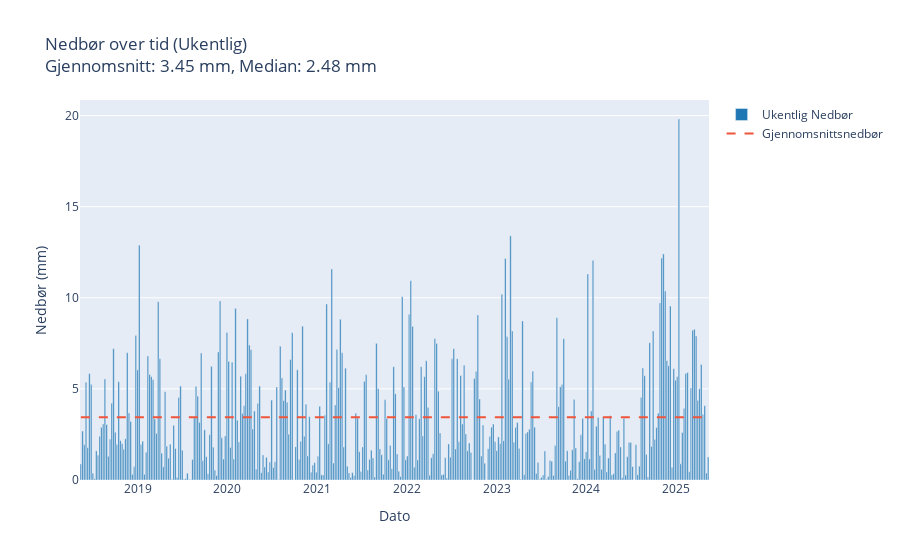
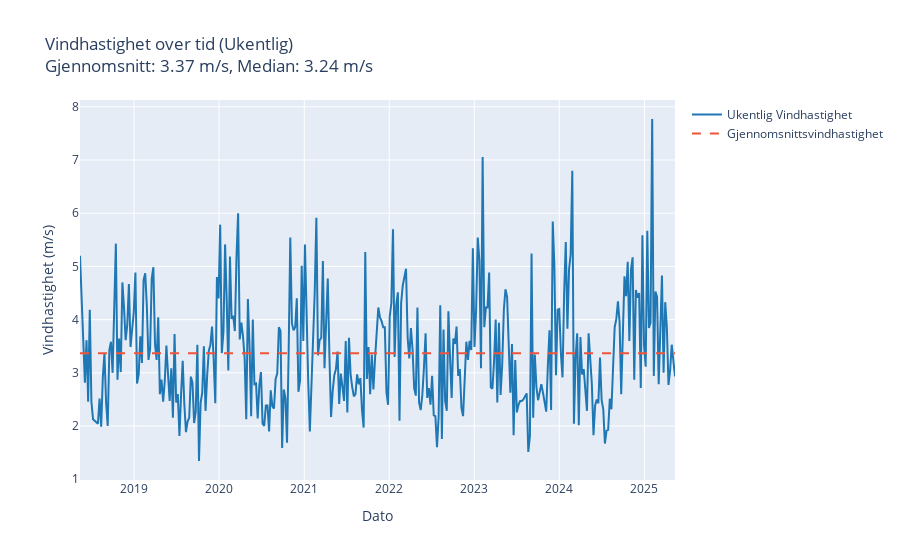
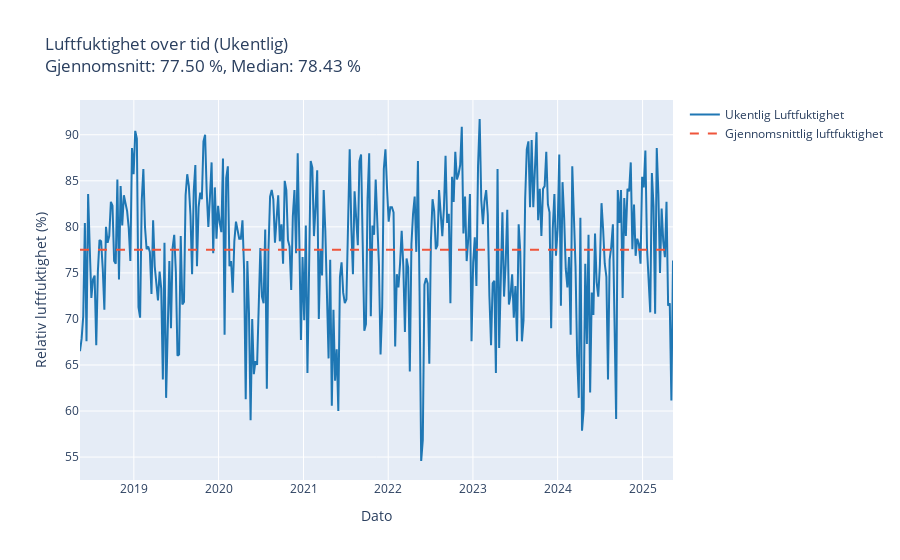

The notebook cell these images were saved under, in order:
### Markdown cell above
Søylediagram egner seg mindre godt i denne sammenhengen, da det kan gi inntrykk av at temperaturverdiene er uavhengige av hverandre og ikke følger en kontinuerlig utvikling over tid. Vi valgte likevel å inkludere et søylediagram ettersom det ble etterspurt tre ulike visualiseringstyper, og vi vurderte at både linjediagram og scatterplot allerede dekket de mest egnede fremstillingene.

### Code cell
# Gruppér nedbørsdata ukentlig
precipitation_data['referenceTime'] = pd.to_datetime(precipitation_data['referenceTime'], errors='coerce').dt.tz_localize(None)
precipitation_data['Week'] = precipitation_data['referenceTime'].dt.to_period('W')
weekly_precipitation = precipitation_data.groupby('Week')['value'].mean().reset_index()

# Konverter 'Week' tilbake til datetime for plotting
weekly_precipitation['Week'] = weekly_precipitation['Week'].dt.to_timestamp()

# Oppdater plottet med ukentlige data som stolpediagram
fig_precip = go.Figure()
fig_precip.add_trace(go.Bar(
    x=weekly_precipitation['Week'],
    y=weekly_precipitation['value'],
    name='Ukentlig Nedbør',
    marker=dict(color='#1f77b4')
))

mean_precip = weekly_precipitation['value'].mean()
median_precip = weekly_precipitation['value'].median()

fig_precip.add_trace(go.Scatter(
    x=weekly_precipitation['Week'],
    y=[mean_precip] * len(weekly_precipitation['Week']),
    mode='lines',
    line=dict(dash='dash', color='rgba(31, 119, 180)'),
    name='Gjennomsnittsnedbør'
))

fig_precip.update_layout(
    title=f"Nedbør over tid (Ukentlig)<br>Gjennomsnitt: {mean_precip:.2f} mm, Median: {median_precip:.2f} mm",
    xaxis_title="Dato",
    yaxis_title="Nedbør (mm)"
)

fig_precip.show()

# Leser data fra de separate CSV-filene
wind_speed_data['referenceTime'] = pd.to_datetime(wind_speed_data['referenceTime'], errors='coerce').dt.tz_localize(None)
humidity_data['referenceTime'] = pd.to_datetime(humidity_data['referenceTime'], errors='coerce').dt.tz_localize(None)

# Gruppér vindhastighetsdata ukentlig
wind_speed_data['Week'] = wind_speed_data['referenceTime'].dt.to_period('W')
weekly_wind_speed = wind_speed_data.groupby('Week')['value'].mean().reset_index()
weekly_wind_speed['Week'] = weekly_wind_speed['Week'].dt.to_timestamp()

# Plotter ukentlig vindhastighet som linjediagram
fig_wind = go.Figure()
fig_wind.add_trace(go.Scatter(
    x=weekly_wind_speed['Week'],
    y=weekly_wind_speed['value'],
    mode='lines',
    name='Ukentlig Vindhastighet',
    line=dict(color='#1f77b4')
))

mean_wind = weekly_wind_speed['value'].mean()
median_wind = weekly_wind_speed['value'].median()

fig_wind.add_trace(go.Scatter(
    x=weekly_wind_speed['Week'],
    y=[mean_wind] * len(weekly_wind_speed['Week']),
    mode='lines',
    line=dict(dash='dash', color='rgba(31, 119, 180)'),
    name='Gjennomsnittsvindhastighet'
))

fig_wind.update_layout(
    title=f"Vindhastighet over tid (Ukentlig)<br>Gjennomsnitt: {mean_wind:.2f} m/s, Median: {median_wind  :.2f} m/s",
    xaxis_title="Dato",
    yaxis_title="Vindhastighet (m/s)"
)

fig_wind.show()

# Gruppér luftfuktighetsdata ukentlig
humidity_data['Week'] = humidity_data['referenceTime'].dt.to_period('W')
weekly_humidity = humidity_data.groupby('Week')['value'].mean().reset_index()
weekly_humidity['Week'] = weekly_humidity['Week'].dt.to_timestamp()

# Plotter ukentlig luftfuktighet som linjediagram
fig_humidity = go.Figure()
fig_humidity.add_trace(go.Scatter(
    x=weekly_humidity['Week'],
    y=weekly_humidity['value'],
    mode='lines',
    name='Ukentlig Luftfuktighet',
    line=dict(color='#1f77b4')
))

mean_humidity = weekly_humidity['value'].mean()
median_humidity = weekly_humidity['value'].median()

fig_humidity.add_trace(go.Scatter(
    x=weekly_humidity['Week'],
    y=[mean_humidity] * len(weekly_humidity['Week']),
    mode='lines',
    line=dict(dash='dash', color='rgba(31, 119, 180)'),
    name='Gjennomsnittlig luftfuktighet'
))

fig_humidity.update_layout(
    title=f"Luftfuktighet over tid (Ukentlig)<br>Gjennomsnitt: {mean_humidity:.2f} %, Median: {median_humidity:.2f} %",
    xaxis_title="Dato",
    yaxis_title="Relativ luftfuktighet (%)"
)

fig_humidity.show()

### Figure 1 — Plotly figure (JSON) as saved in the notebook; plotly's stock layout.template omitted (floating-point values rounded to 4 significant figures; data arrays with more than 128 entries replaced by an {"elided": "..."} marker saying what was removed)
{"data": [{"marker": {"color": "#1f77b4"}, "name": "Ukentlig Nedbør", "type": "bar", "x": {"elided": "366 str values"}, "y": {"elided": "366 float values"}}, {"line": {"color": "rgba(31, 119, 180)", "dash": "dash"}, "mode": "lines", "name": "Gjennomsnittsnedbør", "type": "scatter", "x": {"elided": "366 str values"}, "y": {"elided": "366 float values"}}], "layout": {"title": {"text": "Nedbør over tid (Ukentlig)<br>Gjennomsnitt: 3.45 mm, Median: 2.48 mm"}, "xaxis": {"title": {"text": "Dato"}}, "yaxis": {"title": {"text": "Nedbør (mm)"}}}}

### Figure 2 — Plotly figure (JSON) as saved in the notebook; plotly's stock layout.template omitted (floating-point values rounded to 4 significant figures; data arrays with more than 128 entries replaced by an {"elided": "..."} marker saying what was removed)
{"data": [{"line": {"color": "#1f77b4"}, "mode": "lines", "name": "Ukentlig Vindhastighet", "type": "scatter", "x": {"elided": "366 str values"}, "y": {"elided": "366 float values"}}, {"line": {"color": "rgba(31, 119, 180)", "dash": "dash"}, "mode": "lines", "name": "Gjennomsnittsvindhastighet", "type": "scatter", "x": {"elided": "366 str values"}, "y": {"elided": "366 float values"}}], "layout": {"title": {"text": "Vindhastighet over tid (Ukentlig)<br>Gjennomsnitt: 3.37 m/s, Median: 3.24 m/s"}, "xaxis": {"title": {"text": "Dato"}}, "yaxis": {"title": {"text": "Vindhastighet (m/s)"}}}}

### Figure 3 — Plotly figure (JSON) as saved in the notebook; plotly's stock layout.template omitted (floating-point values rounded to 4 significant figures; data arrays with more than 128 entries replaced by an {"elided": "..."} marker saying what was removed)
{"data": [{"line": {"color": "#1f77b4"}, "mode": "lines", "name": "Ukentlig Luftfuktighet", "type": "scatter", "x": {"elided": "366 str values"}, "y": {"elided": "366 float values"}}, {"line": {"color": "rgba(31, 119, 180)", "dash": "dash"}, "mode": "lines", "name": "Gjennomsnittlig luftfuktighet", "type": "scatter", "x": {"elided": "366 str values"}, "y": {"elided": "366 float values"}}], "layout": {"title": {"text": "Luftfuktighet over tid (Ukentlig)<br>Gjennomsnitt: 77.50 %, Median: 78.43 %"}, "xaxis": {"title": {"text": "Dato"}}, "yaxis": {"title": {"text": "Relativ luftfuktighet (%)"}}}}
